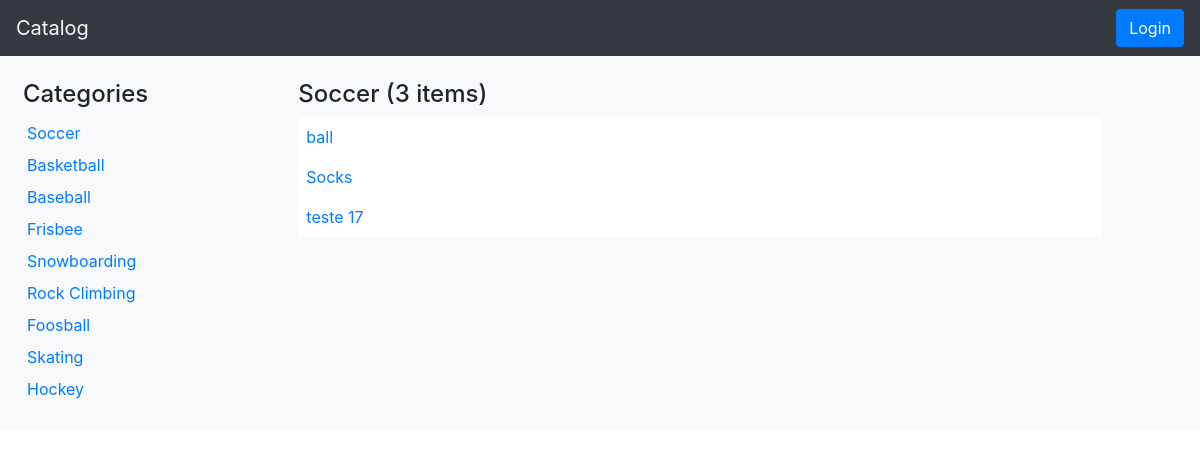
The page /catalog/1/items on the database its author committed.
### models.py (models this page shows, shortened)
class Category(Base):
    __tablename__ = 'category'
    id = Column(Integer, primary_key=True)
    name = Column(String, nullable=False)

class Item(Base):
    __tablename__ = 'item'
    id = Column(Integer, primary_key=True)
    title = Column(String, nullable=False)
    description = Column(String)
    cat_id = Column(Integer, ForeignKey('category.id'))
    category = relationship(Category)

### catalogApp.py (the view)
@app.route("/catalog/<int:category_id>/items")
def showItems(category_id):
    engine = create_engine('sqlite:///catalog.db')
    Base.metadata.bind = engine
    DBSession = sessionmaker(bind=engine)
    session = DBSession()
    categories = session.query(Category).all()
    items = session.query(Item).filter_by(cat_id=category_id).all()
    items_count = session.query(Item).filter_by(cat_id=category_id).count()
    category = session.query(Category).filter_by(id=category_id).one()
    category_name = category.name
    engine.dispose()
    return render_template('catalog.html', categories=categories,
                           items=items, category=category_name,
                           count=items_count)

### templates/catalog.html (shortened to what this page needs)
<!DOCTYPE html>
<html lang="en">
<head>
  <link rel="stylesheet" href="https://stackpath.bootstrapcdn.com/bootstrap/4.1.3/css/bootstrap.min.css">
  <link rel="stylesheet" type="text/css" href="{{url_for('static', filename="style.css")}}">
</head>
<body>
  <header class="navbar sticky-top bg-dark">
    <a class="navbar-brand mr-0 text-light" href="{{url_for('showCatalog')}}">Catalog</a>
    <form class="form-inline" action="{{url_for('showLogin')}}" method='GET'>
      <button class="btn btn-primary"  type="submit">Login</button>
    </form>
  </header>
  <div class="container-fluid bg-light" id="categories">
    <div class="row">
      <div class="col-2">
        <nav class="nav flex-column pt-4 pl-2" role="navigation">
          <h4>Categories</h4>
          {% for category in categories %}
          <div class="nav-item p-1">
              <a href="{{url_for('showItems', category_id=category.id)}}">{{category.name}}</a>
          </div>
          {% endfor %}
        </nav>
      </div>
      <div class="col pt-4">
        <main class="row">
          <div class="col-1">
          </div>
          <div class="col">
            {% if category=="" %}
              <h4>Last Items</h4>
            {% else %}
              {% if count==1 %}
                <h4>{{category}} ({{count}} item)</h4>
              {% else %}
                <h4>{{category}} ({{count}} items)</h4>
              {% endif %}
            {% endif %}
            {% for item in items %}
            <div class="bg-white p-2">
                <a href="{{url_for('showItem', category_id=item.cat_id, item_id=item.id)}}">
                  {% if category=="" %}
                    {{item.title}} ({{item.category.name}})
                  {% else %}
                    {{item.title}}
                  {% endif %}
                </a>
            </div>
            {% endfor %}
          </div>
          <div class="col-1"></div>
        </main>
      </div>
    </div>
    <div class="row">
      <div class="col">
        <div class="bottom_space">
        </div>
      </div>
    </div>
  </div>
</body>
</html>

### static/style.css (style rules this page uses)
.bottom_space { height: 25px; }

### rows shown on the page
Category: name "Soccer"
Category: name "Basketball"
Category: name "Baseball"
Category: name "Frisbee"
Category: name "Snowboarding"
Category: name "Rock Climbing"
Category: name "Foosball"
Category: name "Skating"
Category: name "Hockey"
Item: title "ball"
Item: title "Socks"
Item: title "teste 17"

### other values the page prints
{{ count }} "3"
